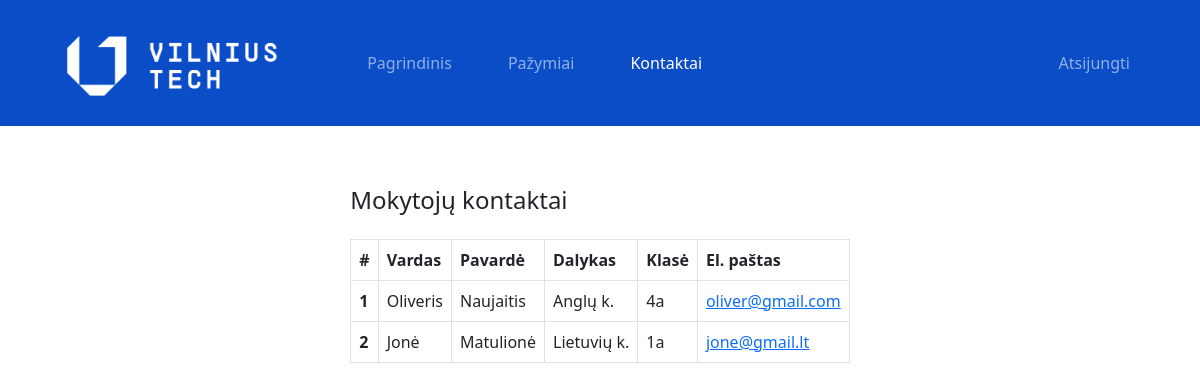
The page /dienynas/student/studentcontact.php (signed in) on the database its author committed.
### tables this page shows
CREATE TABLE `teachers` (
  `teacher_id` int(11) NOT NULL,
  `username` varchar(127) NOT NULL,
  `password` varchar(255) NOT NULL,
  `fname` varchar(127) NOT NULL,
  `lname` varchar(127) NOT NULL,
  `t_mail` varchar(250) NOT NULL,
  `subjects` int(11) NOT NULL,
  `grade` varchar(3) DEFAULT NULL
);

### dienynas/DB_connection.php (called while the page is built, shortened)
<?php
 function getAllTeachers($conn){
	$sql = "SELECT * FROM teachers";
	$stmt = $conn->prepare($sql);
	$stmt->execute();
	if ($stmt->rowCount() >= 1) {
	  $teachers = $stmt->fetchAll();
	  return $teachers;
	}else {
		return 0;
	}
 }
 function getSubjectById($subject_id, $conn){
	$sql = "SELECT * FROM subjects WHERE subject_id=?";
	$stmt = $conn->prepare($sql);
	$stmt->execute([$subject_id]);
	if ($stmt->rowCount() == 1) {
	  $subject = $stmt->fetch();
	  return $subject;
	}else {
		return 0;
	}
 }

### dienynas/student/studentcontact.php (the view, shortened to what this page needs)
<?php
if (isset($_SESSION['student_id']) && isset($_SESSION['role'])) {
  if ($_SESSION['role'] == 'Student') {
     include "../DB_connection.php";
     $teachers = getAllTeachers($conn);
?>
<!DOCTYPE html>
<html lang="lt">
<head>
	<link rel="stylesheet" href="https://cdn.jsdelivr.net/npm/bootstrap@5.2.0/dist/css/bootstrap.min.css">
	<link rel="stylesheet" href="../css/style.css">
</head>
<body>
    <?php include "nav/navbar.php"; ?>
     <div class="container1 mb-5">
         <?php if ($teachers != 0){ ?>
           <div class="table-responsive">
              <table class="table table-bordered mt-3 n-table">
                <label><h4> Mokytojų kontaktai </h4></label>
                <thead>
                  <tr>
                    <th scope="col">#</th>
                    <th scope="col">Vardas</th>
                    <th scope="col">Pavardė</th>
                     <th scope="col">Dalykas</th>
                    <th scope="col">Klasė</th>
                    <th scope="col">El. paštas</th>
                  </tr>
                </thead>
                <tbody>
                  <?php $i = 0; foreach ($teachers as $teacher){ $i++; ?>
                  <tr>
                    <th scope="row"><?=$i?></th>
                    <td><?=$teacher['fname']?></td>
                    <td><?=$teacher['lname']?></td>
                    <td><?php
                        $g = '';
                        $subjects = str_split(trim($teacher['subjects']));
                        foreach ($subjects as $subject) {
                          $g_temp = getSubjectById($subject, $conn);
                          if ($g_temp != 0)
                            $g .=$g_temp['subject'];
                          }
                          echo $g;
                    ?></td>
                     <td><?=$teacher['grade']?></td>
                    <td><a href="mailto:<?=$teacher['t_mail']?>"><?=$teacher['t_mail']?></a></td>
                  </tr>
                <?php } ?>
                </tbody>
              </table>
           </div>
         <?php } else { ?>
             <div class="alert alert-info .w-450 m-5" role="alert">Tuščia!</div>
         <?php } ?>
     </div>
</body>
</html>
<?php }} ?>

### dienynas/css/style.css (style rules this page uses)
.container1 { display: flex; flex-direction: column; align-items: center; margin-top: 5%; }

### rows shown on the page
teachers: fname "Oliveris", lname "Naujaitis", g "Anglų k.", grade "4a", t_mail "oliver@gmail.com"
teachers: fname "Jonė", lname "Matulionė", g "Lietuvių k.", grade "1a", t_mail "jone@gmail.lt"
